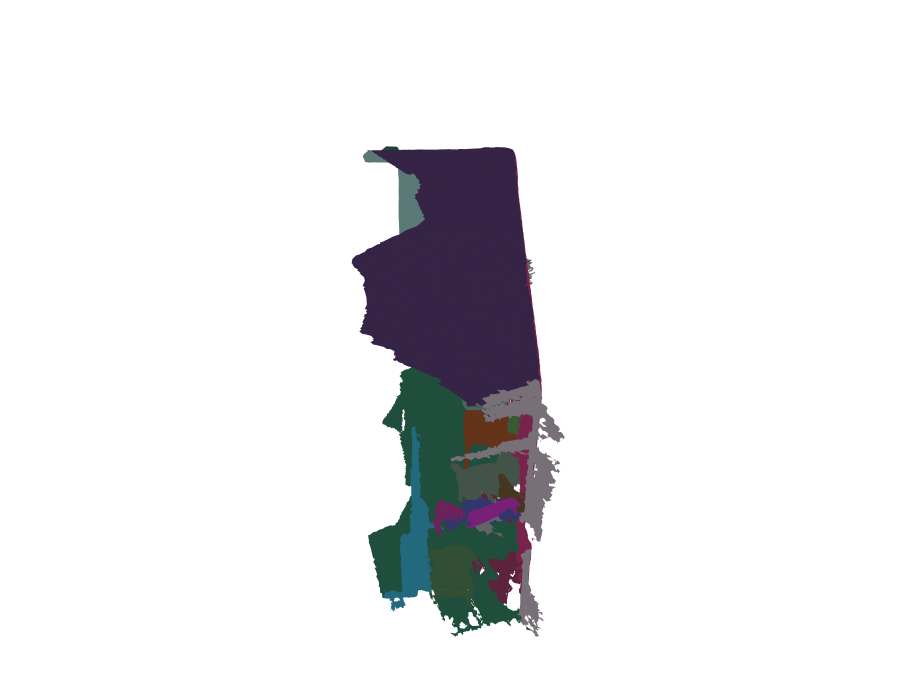

Notebook source saved alongside this figure:
### Code cell
fig = go.Figure(data=[
    go.Mesh3d(
        x=vertices[:, 0], y=vertices[:, 1], z=vertices[:, 2],
        i=faces[:, 0], j=faces[:, 1], k=faces[:, 2],
        facecolor=face_color_strs,
        flatshading=True,
        lighting=dict(ambient=0.5, diffuse=0.5),
        lightposition=dict(x=0, y=0, z=2),
    )
])

fig.update_layout(
    scene=dict(
        aspectmode='data',
        xaxis=dict(visible=False),
        yaxis=dict(visible=False),
        zaxis=dict(visible=False),
    ),
    width=900, height=700,
    margin=dict(l=0, r=0, t=0, b=0),
)
fig.show()

### Figure 1 — Plotly figure (JSON) as saved in the notebook; plotly's stock layout.template omitted (floating-point values rounded to 4 significant figures; data arrays with more than 128 entries replaced by an {"elided": "..."} marker saying what was removed)
{"data": [{"facecolor": {"elided": "65061 str values"}, "flatshading": true, "i": {"elided": "65061 int values"}, "j": {"elided": "65061 int values"}, "k": {"elided": "65061 int values"}, "lighting": {"ambient": 0.5, "diffuse": 0.5}, "lightposition": {"x": 0, "y": 0, "z": 2}, "type": "mesh3d", "x": {"elided": "44341 float values"}, "y": {"elided": "44341 float values"}, "z": {"elided": "44341 float values"}}], "layout": {"height": 700, "margin": {"b": 0, "l": 0, "r": 0, "t": 0}, "scene": {"aspectmode": "data", "xaxis": {"visible": false}, "yaxis": {"visible": false}, "zaxis": {"visible": false}}, "width": 900}}
